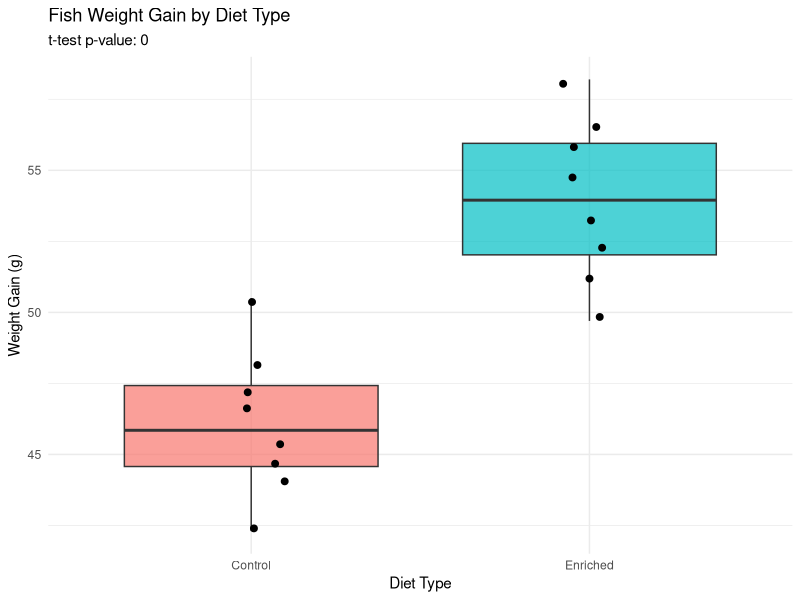
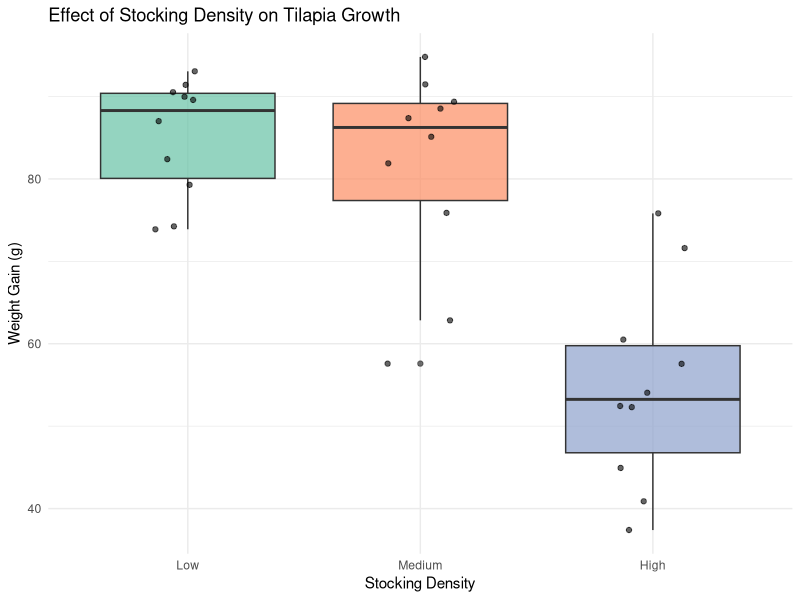
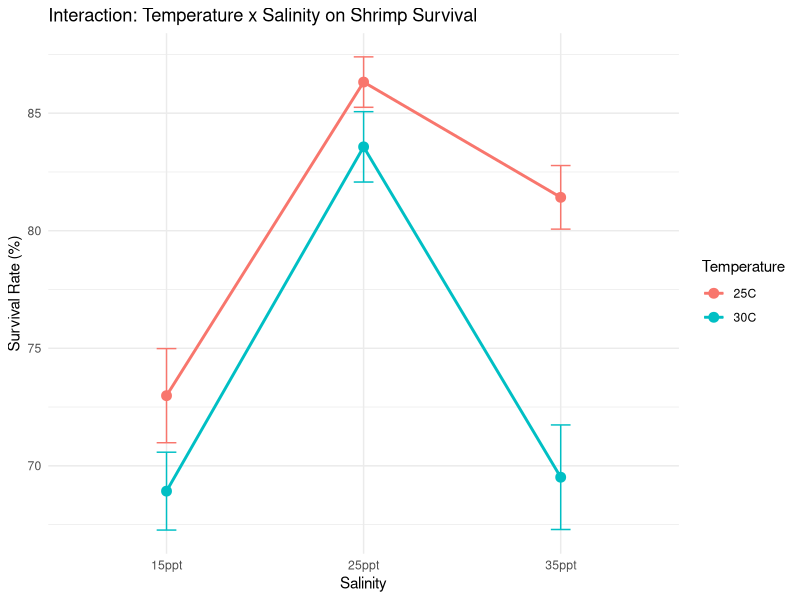
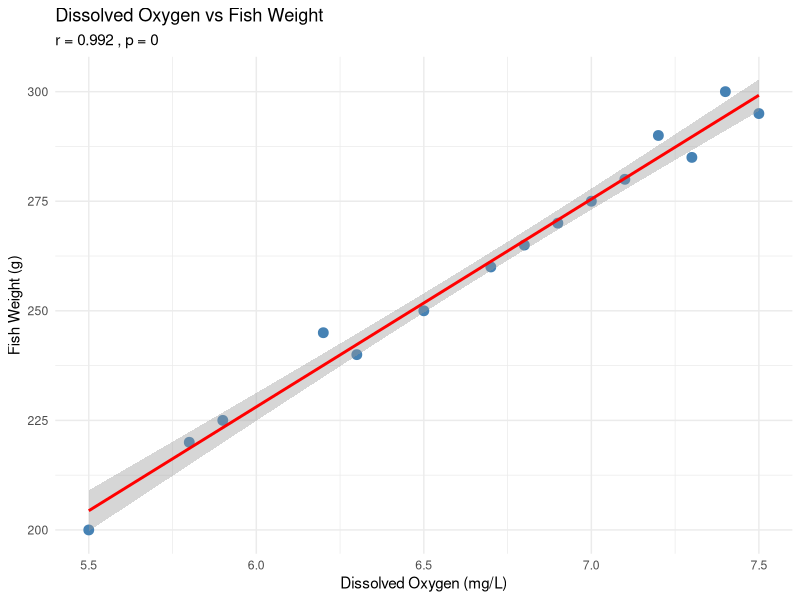
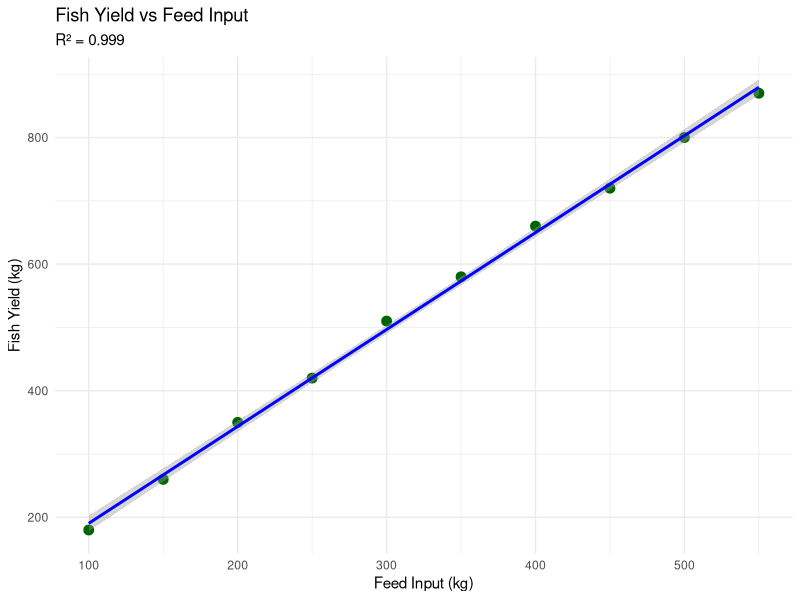
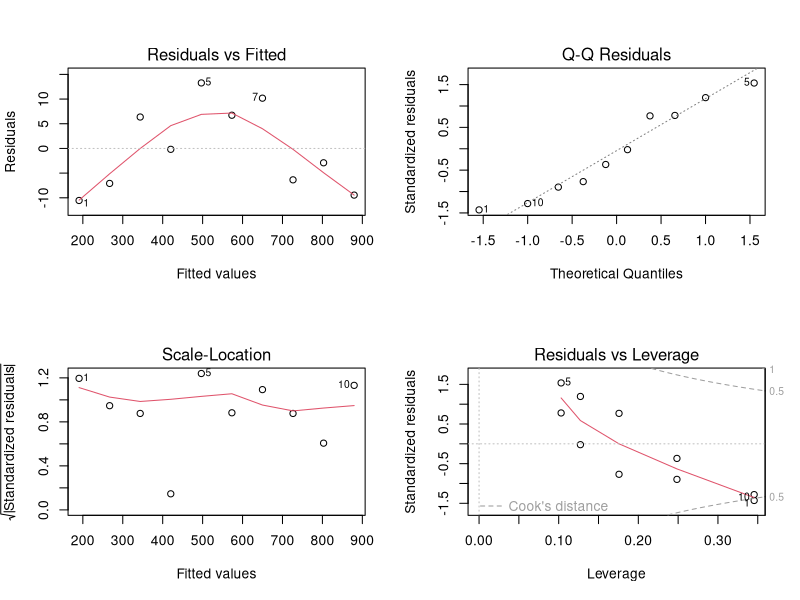

These figures' R source, in order:
# ============================================
# Statistical Data Analysis for Experimental Design
# Applications in Aquaculture, Marine Ecology & Fisheries
# ============================================

# -----------------------------------------
# REQUIRED PACKAGES
# -----------------------------------------

# Install packages (run once)
# install.packages(c("car", "agricolae", "multcomp", "MASS", "vegan"))

# Load packages
library(ggplot2)

# -----------------------------------------
# PART 1: DESCRIPTIVE STATISTICS
# -----------------------------------------

# Example: Shrimp weight measurements from a farm
shrimp_weights <- c(12.3, 14.5, 11.8, 15.2, 13.7, 14.1, 12.9,
                    15.8, 13.2, 14.6, 11.5, 16.1, 13.8, 14.3, 12.7)

# Central tendency
mean(shrimp_weights)       # Mean weight
median(shrimp_weights)     # Median weight

# Dispersion
sd(shrimp_weights)         # Standard deviation
var(shrimp_weights)        # Variance
range(shrimp_weights)      # Min and max
IQR(shrimp_weights)        # Interquartile range

# Standard error of the mean
se <- sd(shrimp_weights) / sqrt(length(shrimp_weights))
print(paste("Standard Error:", round(se, 3)))

# Summary statistics
summary(shrimp_weights)

# Coefficient of variation (CV%)
cv <- (sd(shrimp_weights) / mean(shrimp_weights)) * 100
print(paste("CV:", round(cv, 2), "%"))

# -----------------------------------------
# PART 2: EXPERIMENTAL DESIGN CONCEPTS
# -----------------------------------------

# Key principles:
# 1. REPLICATION - Multiple experimental units per treatment
# 2. RANDOMIZATION - Random assignment of treatments
# 3. CONTROL - Baseline for comparison
# 4. BLOCKING - Group similar units to reduce variability

# Example: Setting up a feeding trial
set.seed(123)  # For reproducibility

# Create experimental design: 4 treatments, 5 replicates
treatments <- rep(c("Control", "Diet_A", "Diet_B", "Diet_C"), each = 5)
tank_id <- paste0("Tank_", 1:20)

# Randomize treatment assignment
experiment <- data.frame(
  tank = tank_id,
  treatment = sample(treatments)  # Random assignment
)
print(experiment)

# -----------------------------------------
# PART 3: T-TESTS (Comparing Two Groups)
# -----------------------------------------

# Example: Comparing fish growth between two feeding regimes

# Simulated data: Weight gain (g) after 8 weeks
control_diet <- c(45.2, 48.1, 42.3, 50.5, 44.8, 47.2, 43.9, 46.5)
enriched_diet <- c(52.3, 55.8, 49.7, 58.2, 53.1, 56.4, 51.2, 54.8)

# Two-sample t-test (independent samples)
t_result <- t.test(control_diet, enriched_diet)
print(t_result)

# Interpretation:
# p-value < 0.05 = significant difference between diets

# Effect size (Cohen's d)
cohens_d <- (mean(enriched_diet) - mean(control_diet)) /
            sqrt((var(control_diet) + var(enriched_diet)) / 2)
print(paste("Cohen's d:", round(cohens_d, 3)))

# Paired t-test example: Before/after treatment
# Fish weight before and after antibiotic treatment
before_treatment <- c(120, 135, 128, 142, 138, 125, 130, 145)
after_treatment <- c(118, 132, 125, 140, 134, 122, 127, 141)

paired_result <- t.test(before_treatment, after_treatment, paired = TRUE)
print(paired_result)

# Visualize the comparison
diet_data <- data.frame(
  weight_gain = c(control_diet, enriched_diet),
  diet = rep(c("Control", "Enriched"), each = 8)
)

ggplot(diet_data, aes(x = diet, y = weight_gain, fill = diet)) +
  geom_boxplot(alpha = 0.7) +
  geom_jitter(width = 0.1, size = 2) +
  labs(
    title = "Fish Weight Gain by Diet Type",
    subtitle = paste("t-test p-value:", round(t_result$p.value, 4)),
    x = "Diet Type",
    y = "Weight Gain (g)"
  ) +
  theme_minimal() +
  theme(legend.position = "none")

# -----------------------------------------
# PART 4: ONE-WAY ANOVA (Comparing 3+ Groups)
# -----------------------------------------

# Example: Effect of stocking density on tilapia growth
# Three density treatments: Low, Medium, High

set.seed(456)
fish_growth <- data.frame(
  density = factor(rep(c("Low", "Medium", "High"), each = 10)),
  weight_gain = c(
    rnorm(10, mean = 85, sd = 8),   # Low density
    rnorm(10, mean = 72, sd = 10),  # Medium density
    rnorm(10, mean = 58, sd = 12)   # High density
  )
)

# Order factor levels
fish_growth$density <- factor(fish_growth$density,
                               levels = c("Low", "Medium", "High"))

# Perform one-way ANOVA
anova_model <- aov(weight_gain ~ density, data = fish_growth)
summary(anova_model)

# Check assumptions
# 1. Normality of residuals
shapiro.test(residuals(anova_model))

# 2. Homogeneity of variances (Levene's test)
# library(car)
# leveneTest(weight_gain ~ density, data = fish_growth)

# Post-hoc test: Tukey HSD
tukey_result <- TukeyHSD(anova_model)
print(tukey_result)

# Visualize results
ggplot(fish_growth, aes(x = density, y = weight_gain, fill = density)) +
  geom_boxplot(alpha = 0.7) +
  geom_jitter(width = 0.15, alpha = 0.6) +
  labs(
    title = "Effect of Stocking Density on Tilapia Growth",
    x = "Stocking Density",
    y = "Weight Gain (g)"
  ) +
  theme_minimal() +
  scale_fill_brewer(palette = "Set2") +
  theme(legend.position = "none")

# -----------------------------------------
# PART 5: TWO-WAY ANOVA (Factorial Design)
# -----------------------------------------

# Example: Effect of temperature AND salinity on shrimp survival
# Factor A: Temperature (25°C, 30°C)
# Factor B: Salinity (15 ppt, 25 ppt, 35 ppt)

set.seed(789)
shrimp_experiment <- data.frame(
  temperature = factor(rep(c("25C", "30C"), each = 18)),
  salinity = factor(rep(rep(c("15ppt", "25ppt", "35ppt"), each = 6), 2)),
  survival_rate = c(
    # 25°C
    rnorm(6, 75, 5),   # 15 ppt
    rnorm(6, 88, 4),   # 25 ppt
    rnorm(6, 82, 5),   # 35 ppt
    # 30°C
    rnorm(6, 70, 6),   # 15 ppt
    rnorm(6, 85, 5),   # 25 ppt
    rnorm(6, 72, 7)    # 35 ppt
  )
)

# Two-way ANOVA
two_way_anova <- aov(survival_rate ~ temperature * salinity,
                      data = shrimp_experiment)
summary(two_way_anova)

# Interpretation:
# - Main effect of temperature
# - Main effect of salinity
# - Interaction effect (temperature:salinity)

# Interaction plot
ggplot(shrimp_experiment, aes(x = salinity, y = survival_rate,
                               color = temperature, group = temperature)) +
  stat_summary(fun = mean, geom = "point", size = 3) +
  stat_summary(fun = mean, geom = "line", size = 1) +
  stat_summary(fun.data = mean_se, geom = "errorbar", width = 0.1) +
  labs(
    title = "Interaction: Temperature x Salinity on Shrimp Survival",
    x = "Salinity",
    y = "Survival Rate (%)",
    color = "Temperature"
  ) +
  theme_minimal()

# -----------------------------------------
# PART 6: CORRELATION ANALYSIS
# -----------------------------------------

# Example: Relationship between water quality and fish growth

water_quality <- data.frame(
  dissolved_oxygen = c(6.2, 7.1, 5.8, 7.5, 6.8, 7.3, 5.5, 6.9, 7.0, 6.5,
                       7.2, 5.9, 6.7, 7.4, 6.3),
  temperature = c(26, 28, 25, 29, 27, 28, 24, 27, 28, 26,
                  29, 25, 27, 29, 26),
  fish_weight = c(245, 280, 220, 295, 265, 285, 200, 270, 275, 250,
                  290, 225, 260, 300, 240)
)

# Pearson correlation
cor(water_quality$dissolved_oxygen, water_quality$fish_weight)

# Correlation test with p-value
cor_test <- cor.test(water_quality$dissolved_oxygen, water_quality$fish_weight)
print(cor_test)

# Correlation matrix
cor_matrix <- cor(water_quality)
print(round(cor_matrix, 3))

# Visualize correlation
ggplot(water_quality, aes(x = dissolved_oxygen, y = fish_weight)) +
  geom_point(size = 3, color = "steelblue") +
  geom_smooth(method = "lm", se = TRUE, color = "red") +
  labs(
    title = "Dissolved Oxygen vs Fish Weight",
    subtitle = paste("r =", round(cor_test$estimate, 3),
                     ", p =", round(cor_test$p.value, 4)),
    x = "Dissolved Oxygen (mg/L)",
    y = "Fish Weight (g)"
  ) +
  theme_minimal()

# -----------------------------------------
# PART 7: LINEAR REGRESSION
# -----------------------------------------

# Example: Predicting fish yield based on feed input

aquaculture_data <- data.frame(
  feed_input = c(100, 150, 200, 250, 300, 350, 400, 450, 500, 550),
  fish_yield = c(180, 260, 350, 420, 510, 580, 660, 720, 800, 870)
)

# Simple linear regression
lm_model <- lm(fish_yield ~ feed_input, data = aquaculture_data)
summary(lm_model)

# Model coefficients
coef(lm_model)
# Intercept: yield when feed = 0
# Slope: increase in yield per unit feed

# R-squared: proportion of variance explained
summary(lm_model)$r.squared

# Predict new values
new_feed <- data.frame(feed_input = c(275, 425))
predict(lm_model, new_feed)

# Confidence intervals for predictions
predict(lm_model, new_feed, interval = "confidence")

# Visualize regression
ggplot(aquaculture_data, aes(x = feed_input, y = fish_yield)) +
  geom_point(size = 3, color = "darkgreen") +
  geom_smooth(method = "lm", se = TRUE, color = "blue") +
  labs(
    title = "Fish Yield vs Feed Input",
    subtitle = paste("R² =", round(summary(lm_model)$r.squared, 3)),
    x = "Feed Input (kg)",
    y = "Fish Yield (kg)"
  ) +
  theme_minimal()

# Check regression assumptions
par(mfrow = c(2, 2))
plot(lm_model)
par(mfrow = c(1, 1))

# -----------------------------------------
# PART 8: MULTIPLE REGRESSION
# -----------------------------------------

# Example: Fish growth predicted by multiple environmental factors

pond_data <- data.frame(
  temperature = c(25, 27, 28, 26, 29, 24, 27, 28, 26, 25,
                  28, 27, 29, 26, 24),
  dissolved_oxygen = c(6.5, 7.2, 6.8, 7.0, 6.2, 7.5, 6.9, 7.1, 6.7, 7.3,
                       6.4, 7.0, 6.1, 6.8, 7.4),
  ph = c(7.2, 7.5, 7.8, 7.4, 8.0, 7.1, 7.6, 7.7, 7.3, 7.2,
         7.9, 7.5, 8.1, 7.4, 7.0),
  fish_growth = c(2.1, 2.8, 2.5, 2.4, 2.2, 2.6, 2.7, 2.9, 2.3, 2.5,
                  2.3, 2.6, 2.0, 2.4, 2.7)
)

# Multiple regression model
multi_model <- lm(fish_growth ~ temperature + dissolved_oxygen + ph,
                   data = pond_data)
summary(multi_model)

# Check which predictors are significant
# Look for p-values < 0.05 in the coefficients table

# -----------------------------------------
# PART 9: CHI-SQUARE TEST
# -----------------------------------------

# Example: Testing if fish species distribution differs between habitats

# Observed counts
habitat_data <- matrix(c(
  45, 30, 25,   # Reef
  20, 45, 35,   # Seagrass
  35, 25, 40    # Sandy bottom
), nrow = 3, byrow = TRUE)

rownames(habitat_data) <- c("Reef", "Seagrass", "Sandy")
colnames(habitat_data) <- c("Species_A", "Species_B", "Species_C")

print(habitat_data)

# Chi-square test
chi_result <- chisq.test(habitat_data)
print(chi_result)

# Expected frequencies (if no association)
chi_result$expected

# -----------------------------------------
# PART 10: NON-PARAMETRIC TESTS
# -----------------------------------------

# Use when data doesn't meet normality assumptions

# Mann-Whitney U test (alternative to t-test)
# Example: Comparing parasite counts between wild and farmed fish

wild_fish <- c(12, 8, 15, 22, 18, 25, 14, 20)
farmed_fish <- c(3, 5, 2, 7, 4, 6, 3, 5)

wilcox_result <- wilcox.test(wild_fish, farmed_fish)
print(wilcox_result)

# Kruskal-Wallis test (alternative to one-way ANOVA)
# Example: Species abundance across 3 sites

abundance_data <- data.frame(
  site = factor(rep(c("Site_A", "Site_B", "Site_C"), each = 8)),
  count = c(
    c(15, 12, 18, 20, 14, 16, 19, 13),  # Site A
    c(8, 5, 10, 7, 6, 9, 8, 5),          # Site B
    c(25, 30, 22, 28, 32, 27, 24, 29)   # Site C
  )
)

kruskal_result <- kruskal.test(count ~ site, data = abundance_data)
print(kruskal_result)

# Post-hoc pairwise comparisons
pairwise.wilcox.test(abundance_data$count, abundance_data$site,
                     p.adjust.method = "bonferroni")

# -----------------------------------------
# PART 11: SURVIVAL ANALYSIS BASICS
# -----------------------------------------

# Example: Fish survival over time in different treatments

# Simple survival calculation
initial_count <- 100
final_count <- 78
survival_rate <- (final_count / initial_count) * 100
print(paste("Survival Rate:", survival_rate, "%"))

# Comparing survival between groups (proportion test)
# Treatment A: 82/100 survived, Treatment B: 68/100 survived
prop_result <- prop.test(c(82, 68), c(100, 100))
print(prop_result)

# -----------------------------------------
# SUMMARY: CHOOSING THE RIGHT TEST
# -----------------------------------------

# COMPARING TWO GROUPS:
# - Parametric (normal data): t-test
# - Non-parametric: Mann-Whitney U / Wilcoxon

# COMPARING 3+ GROUPS:
# - Parametric: One-way ANOVA + Tukey HSD
# - Non-parametric: Kruskal-Wallis + pairwise Wilcoxon

# FACTORIAL DESIGNS:
# - Two-way ANOVA (2 factors)
# - Multi-factor ANOVA

# RELATIONSHIPS:
# - Correlation (strength of linear relationship)
# - Linear regression (prediction)
# - Multiple regression (multiple predictors)

# CATEGORICAL DATA:
# - Chi-square test (independence/association)
# - Fisher's exact test (small samples)

# ============================================
# End of Statistical Analysis Tutorial
# ============================================
